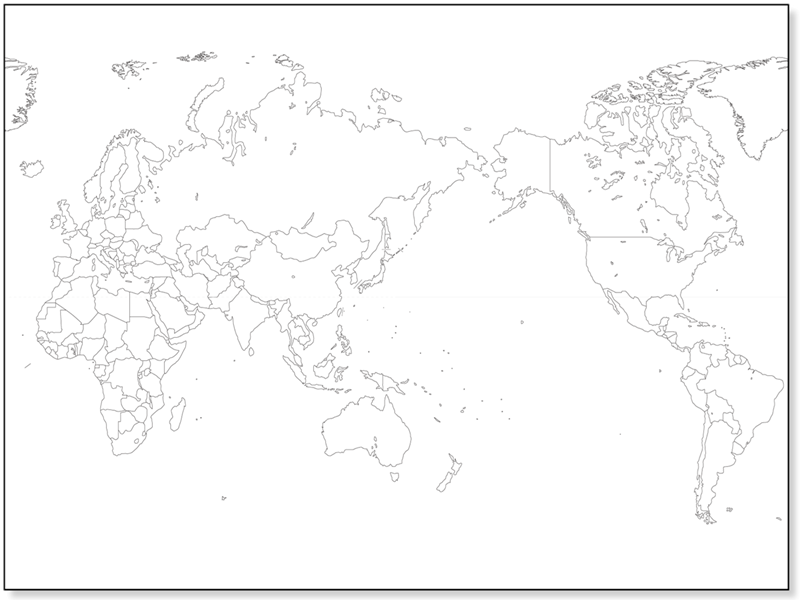
#> input picture xxx/world_map.png, 800 x 600 px
$ python world.py
#> lines starting #> are read from the running program, lines starting #| are printed output that depends on the picture
import matplotlib.pyplot as plt
import matplotlib.image as mpimg

# 画像の読み込み (アップロードされたファイル名を指定)
img_path = 'world_map.png'
img = mpimg.imread(img_path)
#> img is the input picture: shape (600, 800, 4) float32; mean R, G, B, A 0.975, 0.975, 0.975, 1

# プロットの準備
fig, ax = plt.subplots(figsize=(12, 8))
ax.imshow(img)

# 画像のサイズを取得
height, width = img.shape[:2]
#> height = 600; width = 800

# 位置座標の定義 (画像の幅・高さに対する割合で指定しています)
# ※地図の図法によって微妙なズレが生じるため、目視で調整した値を設定しています
locations = {
    "Paris":  {"x": 0.095, "y": 0.285}, # フランス北部
    "Moscow": {"x": 0.195, "y": 0.225}, # ロシア西部
    "Mumbai": {"x": 0.288, "y": 0.465}  # インド西海岸
}

# 点をプロット
for city, pos in locations.items():
    x_pixel = pos["x"] * width
    y_pixel = pos["y"] * height

    # 黒い点を描画
    ax.plot(x_pixel, y_pixel, marker='o', color='black', markersize=8)

# 軸を非表示にする
ax.axis('off')

# 余白を削除して保存・表示
plt.tight_layout()
plt.show()
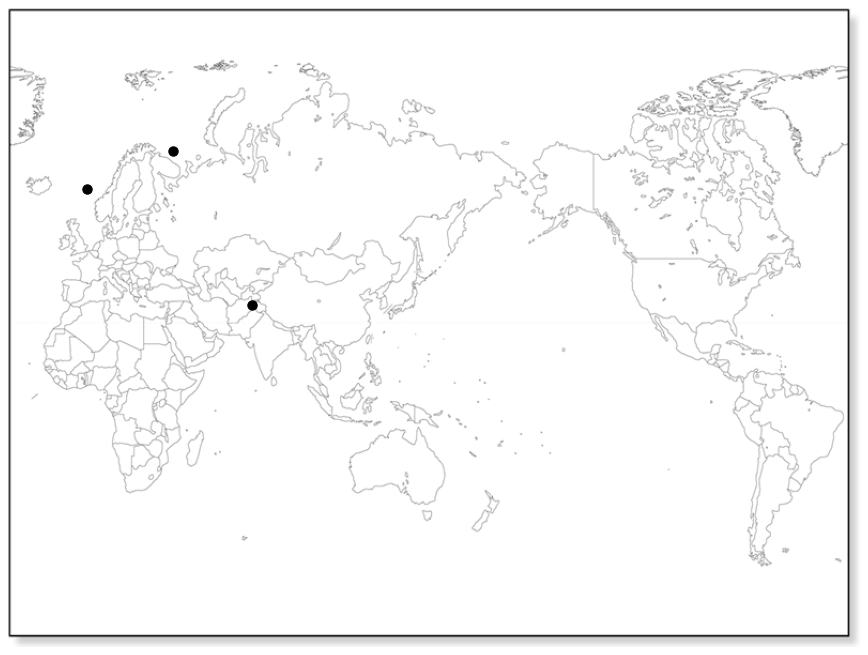
#> figure drawn by matplotlib, 1 panel
